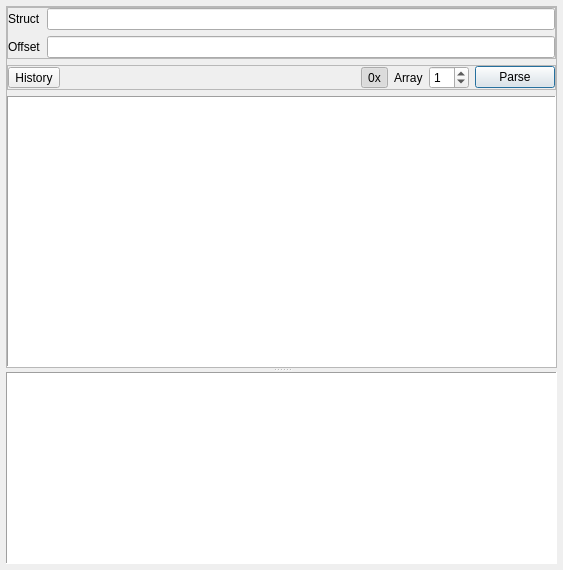
<?xml version="1.0" encoding="UTF-8"?>
<ui version="4.0">
 <class>Form</class>
 <widget class="QWidget" name="Form">
  <property name="geometry">
   <rect>
    <x>0</x>
    <y>0</y>
    <width>563</width>
    <height>570</height>
   </rect>
  </property>
  <property name="windowTitle">
   <string>Form</string>
  </property>
  <layout class="QVBoxLayout" name="verticalLayout_2">
   <property name="leftMargin">
    <number>6</number>
   </property>
   <property name="topMargin">
    <number>6</number>
   </property>
   <property name="rightMargin">
    <number>6</number>
   </property>
   <property name="bottomMargin">
    <number>6</number>
   </property>
   <item>
    <widget class="QSplitter" name="splitter">
     <property name="orientation">
      <enum>Qt::Vertical</enum>
     </property>
     <widget class="QFrame" name="frame_3">
      <property name="sizePolicy">
       <sizepolicy hsizetype="Preferred" vsizetype="Expanding">
        <horstretch>0</horstretch>
        <verstretch>3</verstretch>
       </sizepolicy>
      </property>
      <property name="frameShape">
       <enum>QFrame::StyledPanel</enum>
      </property>
      <property name="frameShadow">
       <enum>QFrame::Raised</enum>
      </property>
      <layout class="QVBoxLayout" name="verticalLayout">
       <property name="leftMargin">
        <number>0</number>
       </property>
       <property name="topMargin">
        <number>0</number>
       </property>
       <property name="rightMargin">
        <number>0</number>
       </property>
       <property name="bottomMargin">
        <number>0</number>
       </property>
       <item>
        <widget class="QFrame" name="frame">
         <property name="frameShape">
          <enum>QFrame::StyledPanel</enum>
         </property>
         <property name="frameShadow">
          <enum>QFrame::Raised</enum>
         </property>
         <layout class="QGridLayout" name="gridLayout">
          <property name="leftMargin">
           <number>0</number>
          </property>
          <property name="topMargin">
           <number>0</number>
          </property>
          <property name="rightMargin">
           <number>0</number>
          </property>
          <property name="bottomMargin">
           <number>0</number>
          </property>
          <item row="0" column="0">
           <widget class="QLabel" name="label_2">
            <property name="text">
             <string>Struct</string>
            </property>
           </widget>
          </item>
          <item row="1" column="0">
           <widget class="QLabel" name="label">
            <property name="text">
             <string>Offset</string>
            </property>
           </widget>
          </item>
          <item row="0" column="1" colspan="2">
           <widget class="QLineEdit" name="lineStruct">
            <property name="frame">
             <bool>true</bool>
            </property>
           </widget>
          </item>
          <item row="1" column="1" colspan="2">
           <widget class="QLineEdit" name="lineOffset">
            <property name="sizePolicy">
             <sizepolicy hsizetype="Expanding" vsizetype="Fixed">
              <horstretch>1</horstretch>
              <verstretch>0</verstretch>
             </sizepolicy>
            </property>
           </widget>
          </item>
         </layout>
        </widget>
       </item>
       <item>
        <widget class="QFrame" name="frame_2">
         <property name="frameShape">
          <enum>QFrame::StyledPanel</enum>
         </property>
         <property name="frameShadow">
          <enum>QFrame::Raised</enum>
         </property>
         <layout class="QHBoxLayout" name="horizontalLayout">
          <property name="leftMargin">
           <number>0</number>
          </property>
          <property name="topMargin">
           <number>0</number>
          </property>
          <property name="rightMargin">
           <number>0</number>
          </property>
          <property name="bottomMargin">
           <number>0</number>
          </property>
          <item>
           <widget class="QToolButton" name="btnHistory">
            <property name="text">
             <string>History</string>
            </property>
            <property name="popupMode">
             <enum>QToolButton::InstantPopup</enum>
            </property>
            <property name="toolButtonStyle">
             <enum>Qt::ToolButtonTextOnly</enum>
            </property>
           </widget>
          </item>
          <item>
           <spacer name="horizontalSpacer">
            <property name="orientation">
             <enum>Qt::Horizontal</enum>
            </property>
            <property name="sizeHint" stdset="0">
             <size>
              <width>410</width>
              <height>20</height>
             </size>
            </property>
           </spacer>
          </item>
          <item>
           <widget class="QToolButton" name="btnToggleHex">
            <property name="text">
             <string>0x</string>
            </property>
            <property name="checkable">
             <bool>true</bool>
            </property>
            <property name="checked">
             <bool>true</bool>
            </property>
            <property name="autoRaise">
             <bool>true</bool>
            </property>
           </widget>
          </item>
          <item>
           <widget class="QLabel" name="label_3">
            <property name="text">
             <string>Array</string>
            </property>
           </widget>
          </item>
          <item>
           <widget class="QSpinBox" name="spinParseCount">
            <property name="sizePolicy">
             <sizepolicy hsizetype="Preferred" vsizetype="Fixed">
              <horstretch>0</horstretch>
              <verstretch>0</verstretch>
             </sizepolicy>
            </property>
            <property name="minimumSize">
             <size>
              <width>40</width>
              <height>0</height>
             </size>
            </property>
            <property name="toolTip">
             <string>Parse Option: Count</string>
            </property>
            <property name="suffix">
             <string/>
            </property>
            <property name="prefix">
             <string/>
            </property>
            <property name="maximum">
             <number>999999999</number>
            </property>
            <property name="value">
             <number>1</number>
            </property>
           </widget>
          </item>
          <item>
           <widget class="QPushButton" name="btnParse">
            <property name="text">
             <string>Parse</string>
            </property>
            <property name="autoDefault">
             <bool>true</bool>
            </property>
            <property name="default">
             <bool>true</bool>
            </property>
           </widget>
          </item>
         </layout>
        </widget>
       </item>
       <item>
        <widget class="QTreeView" name="treeView">
         <property name="sizePolicy">
          <sizepolicy hsizetype="Expanding" vsizetype="Expanding">
           <horstretch>0</horstretch>
           <verstretch>3</verstretch>
          </sizepolicy>
         </property>
         <property name="styleSheet">
          <string notr="true">QTreeView::branch:open:has-children{border-image: url(:/icon/images/treeview/border-expand.png);}
QTreeView::branch:closed:has-children{border-image: url(:/icon/images/treeview/border-collapse.png);}
QTreeView::branch:has-siblings:!adjoins-item{border-image:url(:/icon/images/treeview/border-line.png);}
QTreeView::branch:has-siblings:adjoins-item{border-image:url(:/icon/images/treeview/border-more.png);}
QTreeView::branch:!has-children:!has-siblings:adjoins-item{border-image:url(:/icon/images/treeview/border-end.png);}
QTreeView::branch:closed:has-children:!has-siblings{border-image: url(:/icon/images/treeview/border-collapse.png);}
QTreeView::branch:closed:has-children:has-siblings{border-image: url(:/icon/images/treeview/border-collapse-more.png);}
QTreeView::branch:open:has-children:!has-siblings{border-image: url(:/icon/images/treeview/border-expand.png);}
QTreeView::branch:open:has-children:has-siblings{border-image: url(:/icon/images/treeview/border-expand-more.png);}</string>
         </property>
         <property name="frameShape">
          <enum>QFrame::Panel</enum>
         </property>
         <property name="autoScroll">
          <bool>false</bool>
         </property>
         <property name="selectionMode">
          <enum>QAbstractItemView::ExtendedSelection</enum>
         </property>
         <property name="indentation">
          <number>16</number>
         </property>
        </widget>
       </item>
      </layout>
     </widget>
     <widget class="QTableView" name="tableView">
      <property name="sizePolicy">
       <sizepolicy hsizetype="Expanding" vsizetype="Expanding">
        <horstretch>0</horstretch>
        <verstretch>0</verstretch>
       </sizepolicy>
      </property>
      <property name="frameShape">
       <enum>QFrame::Panel</enum>
      </property>
      <property name="frameShadow">
       <enum>QFrame::Sunken</enum>
      </property>
      <property name="showGrid">
       <bool>false</bool>
      </property>
      <attribute name="verticalHeaderDefaultSectionSize">
       <number>24</number>
      </attribute>
     </widget>
    </widget>
   </item>
  </layout>
 </widget>
 <resources/>
 <connections/>
</ui>
